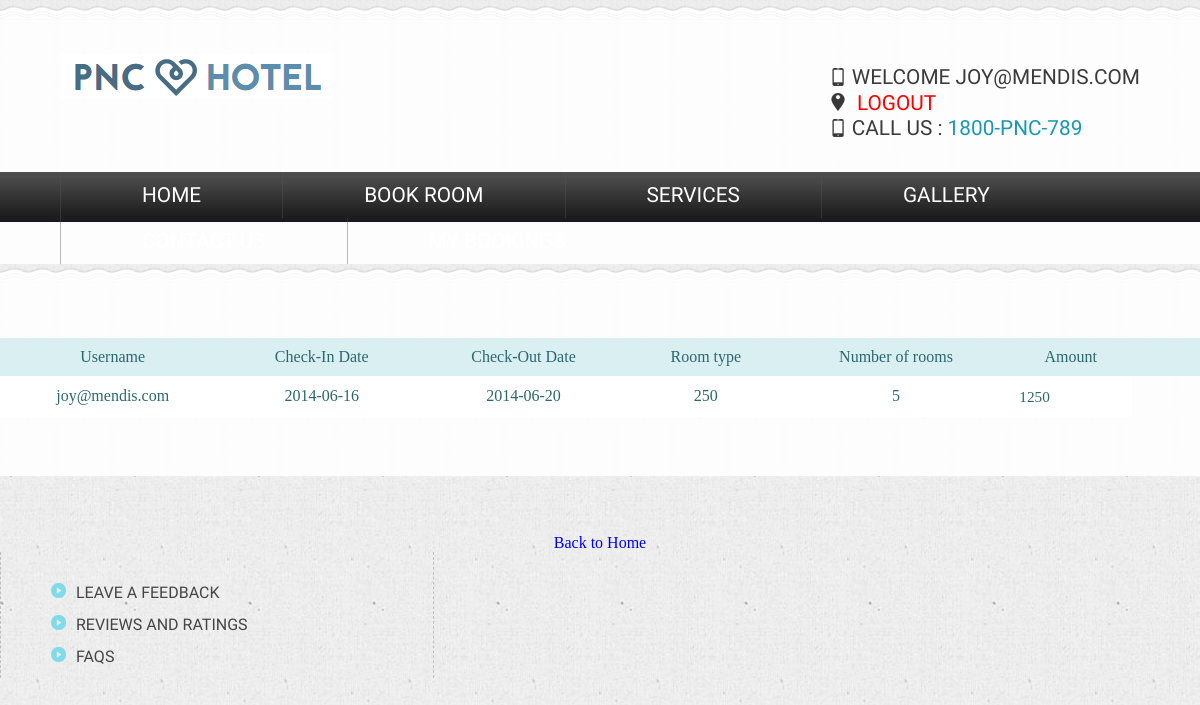
The app's page /history.php (signed in) with its own data.
### tables this page shows
CREATE TABLE `roomdetail` (
  `id` int(11) NOT NULL,
  `username` varchar(50) NOT NULL,
  `checkin_date` date NOT NULL,
  `checkout_date` date NOT NULL,
  `room_type` varchar(50) NOT NULL,
  `no_of_room` varchar(50) NOT NULL,
  `amount` varchar(50) NOT NULL
);

### history.php (the view, shortened to what this page needs)
<!DOCTYPE html>
<html>
<head>
		<link href="css/style.css" rel="stylesheet" type="text/css"  media="all" />
		<link rel="stylesheet" href="css/responsiveslides.css">
</head>
<body>
<div class="header">
				<div class="content-box">
				<div class="wrap">
					<div class="header-top">
						<div class="logo">
							<a href="home.php"><img src="images/logo2.png" title="logo" /></a>
						</div>
						<div class="contact-info">
						<p><br></p>
						<?php  if (isset($_SESSION['username'])) : ?>
							<p class="phone">Welcome <strong><?php echo $_SESSION['username']; ?></strong></p>
							<p class="gpa"> <a href="home.php?logout='1'" style="color: red;">logout</a> </p>
							<?php endif ?>
							<p class="phone">Call us : <a>1800-PNC-789</a></p>
						</div>
					</div>
				</div>
				<div class="header-top-nav">
					<div class="wrap">
						<ul>
							<li><a href="home.php">Home</a></li>
							<?php if( $_SESSION['username'] == 'admin') {  ?>
							<li><a href="view.php">User Records</a></li>
							<?php } else { ?>
							<li><a href="registration.php">Book Room</a></li>
							<?php } ?>
							<?php if( $_SESSION['username'] == 'admin') {  ?>
							<li><a class="active" href="adminlogin.php">User Bookings</a></li>
							<?php } else { ?>
							<li><a href="services.php">Services</a></li>
							<li><a href="gallery.php">Gallery</a></li>
							<li><a href="contact.php">Contact Us</a></li>
							<li><a href="history.php">My Bookings</a></li>
							<?php } ?>
						</ul>
					</div>
				</div>
			</div>
	<div class="content-grids">
	<br>
		<?php
			require('connectdb.php');
			$tbl_name="roomdetail";
			$username = $_SESSION['username'];
			mysqli_select_db($con,"pnc")or die("cannot select DB");
			$sql="SELECT * FROM $tbl_name WHERE username='".$username."' " ;
			$result=mysqli_query($con,$sql) or trigger_error(mysql_error.$sql);
			echo "<div class='table-users'>";
			echo "<table cellspacing='0'>
			<tr>
			<th>Username</th>
			<th>Check-In Date</th>
			<th>Check-Out Date</th>
			<th>Room type</th>
			<th>Number of rooms</th>
			<th>Amount</th><th></th> <th></th>
			</tr>";
			while($row = mysqli_fetch_array($result))
			{
			echo "<tr>";
			echo "<td>" . $row['username'] . "</td>";
			echo "<td>" . $row['checkin_date'] . "</td>";
			echo "<td>" . $row['checkout_date'] . "</td>";
			echo "<td>" . $row['room_type'] . "</td>";
			echo "<td>" . $row['no_of_room'] . "</td>";
			echo "<td>" . $row['amount'] . "</td>";
			echo "</tr>";
			}
			echo "</table></div>";
		?>
		</div>
<p><br><center><a href="home.php" class="button">Back to Home</a></center></p>
<div class="box center-box">
					<ul>
						<li><a >Leave a Feedback</a></li>
						<li><a >Reviews and Ratings</a></li>
						<li><a >FAQs</a></li>
					</ul>
				</div>
</body>
</html>

### css/style.css (style rules this page uses)
html,body,div,span,applet,object,iframe,h1,h2,h3,h4,h5,h6,p,blockquote,pre,a,abbr,acronym,address,big,cite,code,del,dfn,em,img,ins,kbd,q,s,samp,small,strike,strong,sub,sup,tt,var,b,u,i,dl,dt,dd,ol,nav ul,nav li,fieldset,form,label,legend,table,caption,tbody,tfoot,thead,tr,th,td,article,aside,canvas,details,embed,figure,figcaption,footer,header,hgroup,menu,nav,output,ruby,section,summary,time,mark,audio,video { margin:0;padding:0;border:0;font-size:100%;font:inherit;vertical-align:baseline; }
ol,ul { list-style:none;margin:0px;padding:0px; }
table { border-collapse:collapse;border-spacing:0; }
a { text-decoration:none; }
img { max-width:100%; }
body { background: url(../images/box-bg.png); }
.wrap { width:80%; margin:0 auto; }
.header { background: url(../images/box1.png) repeat-x; }
.header-top { padding: 41px 0 30px 0; }
.logo { float:left; margin-top: 0.8em; }
.contact-info { float:right; }
.contact-info p { font-family: 'PT Sans Narrow', sans-serif; font-size: 1.3em; font-weight: 400; color: #3B3B3B; text-transform: uppercase; }
.contact-info p a { color:#1b98b1; transition: 0.5s ease; -o-transition: 0.5s ease; -webkit-transition: 0.5s ease; }
.header-top-nav ul li { display: inline-block; border-left: 1px solid rgba(85, 85, 85, 0.41); float: left; }
.header-top-nav ul li a { color: #FFF; font-family: 'PT Sans Narrow', sans-serif; font-size: 1.3em; font-weight: 400; text-transform: uppercase; display: block; padding: 11px 95.5px; transition: 0.5s ease; -o-transition: 0.5s ease; -webkit-transition: 0.5s ease; }
.header-top-nav { background: url(../images/top-nav-bg.png) repeat-x; }
.phone:before { content: url(../images/phone.png); vertical-align: middle; padding: 0px 5px 0px 0px; }
.gpa:before { content:url(../images/pointer.png); vertical-align: middle; padding: 0px 5px 0px 0px; }
.content-grids { padding: 3.5em 0 3.7em 0; background: url(../images/box.png); margin:0 0 40px 0px; }
.box { width: 29.33%; float: left; }
.center-box { border-right: 1px dashed silver; border-left: 1px dashed silver; padding: 0px 40px; margin-right: 40px; }
.center-box ul li { display: block; padding: 0px 0px 10px 0px; }
.center-box ul li a { font-family: 'PT Sans Narrow', sans-serif; font-size: 18px; line-height: 22px; text-transform: uppercase; color: #454545; -webkit-transition: all 0.3s ease-out; -moz-transition: all 0.3s ease-out; -ms-transition: all 0.3s ease-out; -o-transition: all 0.3s ease-out; transition: all 0.3s ease-out; font-family: 'PT Sans Narrow', sans-serif; }
.center-box ul li:before { content:url(../images/marker.png); padding: 10px; }
.center-box ul { margin-top:30px; }
@media only screen and (max-width: 1280px) and (min-width: 1024px) { .wrap { width:90%; } }
@media only screen and (max-width: 1280px) and (min-width: 1024px) { .header-top-nav ul li a { padding: 11px 81px; } }
@media only screen and (max-width: 1280px) and (min-width: 1024px) { .center-box ul li a { font-size: 16px; } }

### history.php (style rules this page uses)
table { width: 100%; }
table td, table th { color: #2b686e; padding: 10px; }
table td { text-align: center; vertical-align: middle; }
table td:last-child { font-size: 0.95em; line-height: 1.4; text-align: left; }
table th { background-color: #daeff1; font-weight: 300; }
table tr:nth-child(2n) { background-color: white; }
table tr:nth-child(2n+1) { background-color: #edf7f8; }

### records on screen
roomdetail: username "joy@mendis.com", checkin_date "2014-06-16", checkout_date "2014-06-20", room_type "250", no_of_room "5", amount "1250"

### other values on screen
$_SESSION['username'] "JOY@MENDIS.COM"
